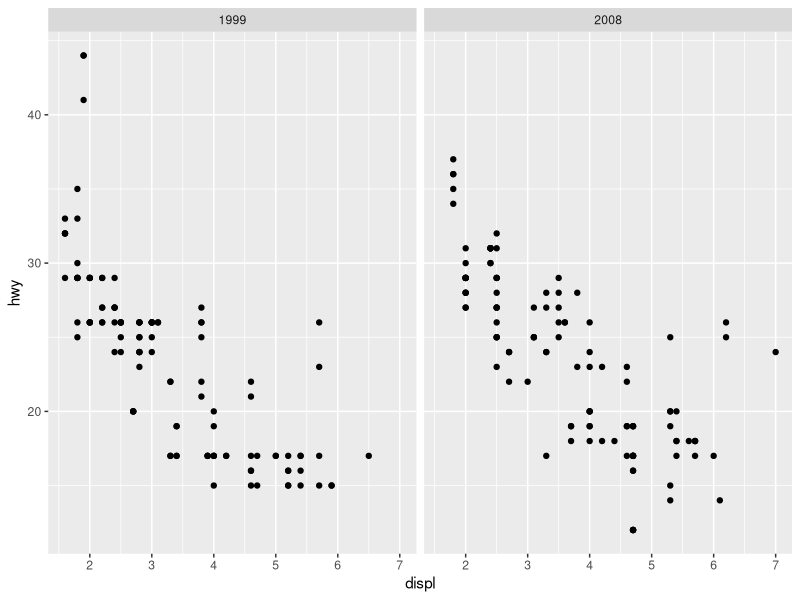
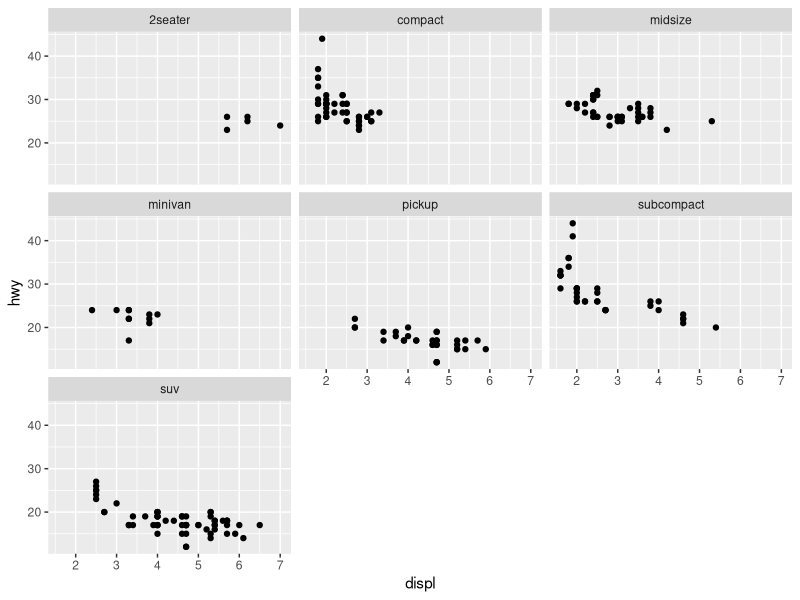
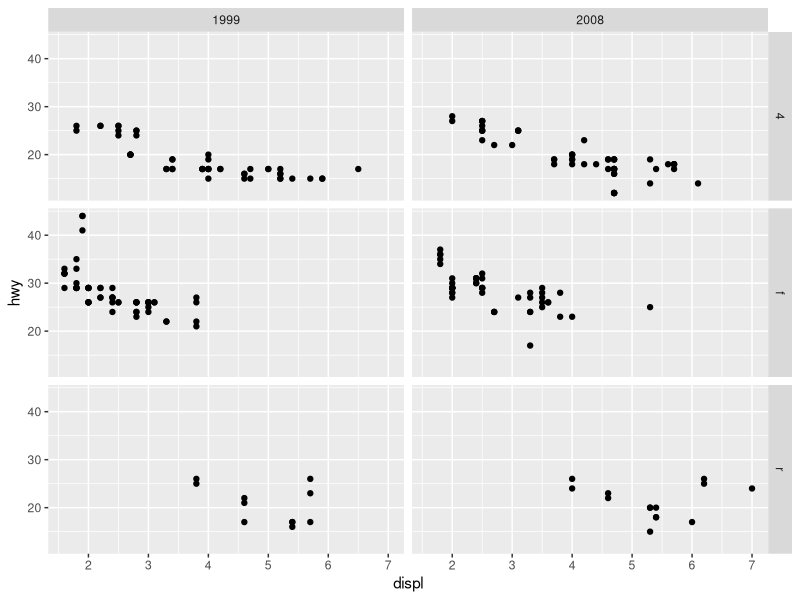

These charts were generated, in order, by the following R code:
library(tidyverse)

ggplot(
  data = mpg,
  mapping = aes(x = displ, y = hwy)
) +
  geom_point() +
  facet_wrap(~ year)

ggplot(
  data = mpg,
  mapping = aes(x = displ, y = hwy)
) +
  geom_point() +
  facet_wrap(~ class)

ggplot(
  data = mpg,
  mapping = aes(x = displ, y = hwy)
) +
  geom_point() +
  facet_grid(drv ~ year)
